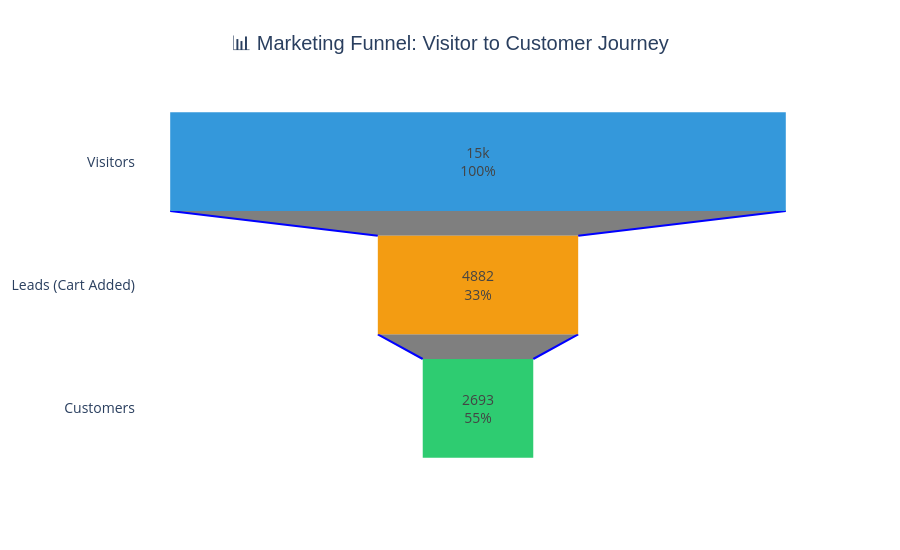

Notebook code cell kept with this figure:
### Code cell
# Interactive Funnel Visualization
fig = go.Figure(go.Funnel(
    y=["Visitors", "Leads (Cart Added)", "Customers"],
    x=[total_visitors, total_leads, total_customers],
    textposition="inside",
    textinfo="value+percent previous",
    marker={"color": ["#3498db", "#f39c12", "#2ecc71"]},
    connector={"line": {"color": "blue", "width": 2, "dash": "solid"}}
))

fig.update_layout(
    title={
        'text': "📊 Marketing Funnel: Visitor to Customer Journey",
        'x': 0.5,
        'xanchor': 'center',
        'font': {'size': 20, 'family': 'Arial'}
    },
    font=dict(size=14),
    width=900,
    height=550,
    showlegend=False,
    plot_bgcolor='white'
)

fig.show()

### Figure 1 — Plotly figure (JSON) as saved in the notebook; plotly's stock layout.template omitted (floating-point values rounded to 4 significant figures)
{"data": [{"connector": {"line": {"color": "blue", "dash": "solid", "width": 2}}, "marker": {"color": ["#3498db", "#f39c12", "#2ecc71"]}, "textinfo": "value+percent previous", "textposition": "inside", "type": "funnel", "x": [15000, 4882, 2693], "y": ["Visitors", "Leads (Cart Added)", "Customers"]}], "layout": {"font": {"size": 14}, "height": 550, "plot_bgcolor": "white", "showlegend": false, "title": {"font": {"family": "Arial", "size": 20}, "text": "📊 Marketing Funnel: Visitor to Customer Journey", "x": 0.5, "xanchor": "center"}, "width": 900}}
